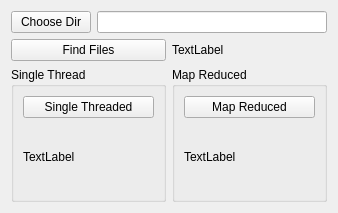
<?xml version="1.0" encoding="UTF-8"?>
<ui version="4.0">
 <class>Widget</class>
 <widget class="QWidget" name="Widget">
  <property name="geometry">
   <rect>
    <x>0</x>
    <y>0</y>
    <width>338</width>
    <height>213</height>
   </rect>
  </property>
  <property name="windowTitle">
   <string>Widget</string>
  </property>
  <layout class="QVBoxLayout" name="verticalLayout">
   <item>
    <layout class="QHBoxLayout" name="horizontalLayout">
     <item>
      <widget class="QPushButton" name="btnChooseDir">
       <property name="text">
        <string>Choose Dir</string>
       </property>
      </widget>
     </item>
     <item>
      <widget class="QLineEdit" name="txtChooseDir"/>
     </item>
    </layout>
   </item>
   <item>
    <layout class="QHBoxLayout" name="horizontalLayout_2">
     <item>
      <widget class="QPushButton" name="btnFindFiles">
       <property name="text">
        <string>Find Files</string>
       </property>
      </widget>
     </item>
     <item>
      <widget class="QLabel" name="lbFindFiles">
       <property name="text">
        <string>TextLabel</string>
       </property>
      </widget>
     </item>
    </layout>
   </item>
   <item>
    <layout class="QHBoxLayout" name="horizontalLayout_3">
     <item>
      <widget class="QGroupBox" name="groupBox">
       <property name="sizePolicy">
        <sizepolicy hsizetype="Preferred" vsizetype="MinimumExpanding">
         <horstretch>0</horstretch>
         <verstretch>0</verstretch>
        </sizepolicy>
       </property>
       <property name="title">
        <string>Single Thread</string>
       </property>
       <layout class="QVBoxLayout" name="verticalLayout_2">
        <item>
         <widget class="QPushButton" name="btnSingleThread">
          <property name="text">
           <string>Single Threaded</string>
          </property>
         </widget>
        </item>
        <item>
         <widget class="QLabel" name="lbSingleThread">
          <property name="sizePolicy">
           <sizepolicy hsizetype="Preferred" vsizetype="MinimumExpanding">
            <horstretch>0</horstretch>
            <verstretch>0</verstretch>
           </sizepolicy>
          </property>
          <property name="text">
           <string>TextLabel</string>
          </property>
         </widget>
        </item>
       </layout>
      </widget>
     </item>
     <item>
      <widget class="QGroupBox" name="groupBox_2">
       <property name="title">
        <string>Map Reduced</string>
       </property>
       <layout class="QVBoxLayout" name="verticalLayout_3">
        <item>
         <widget class="QPushButton" name="btnMapReduced">
          <property name="text">
           <string>Map Reduced</string>
          </property>
         </widget>
        </item>
        <item>
         <widget class="QLabel" name="lbMapReduced">
          <property name="text">
           <string>TextLabel</string>
          </property>
         </widget>
        </item>
       </layout>
      </widget>
     </item>
    </layout>
   </item>
  </layout>
 </widget>
 <resources/>
 <connections/>
</ui>
